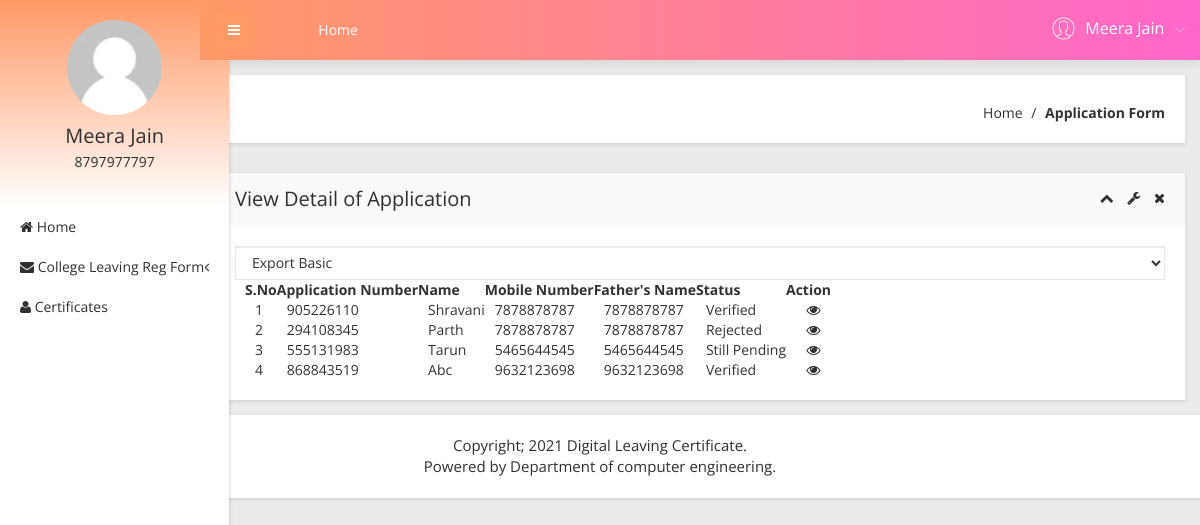
Screenshot of /view-SchoolLeavingregform.php (signed in) with the database file from the repository.
### tables this page shows
CREATE TABLE `tbluser` (
  `ID` int(10) NOT NULL,
  `FirstName` varchar(200) DEFAULT NULL,
  `LastName` varchar(200) DEFAULT NULL,
  `MobileNumber` bigint(10) DEFAULT NULL,
  `Address` mediumtext DEFAULT NULL,
  `Password` varchar(200) NOT NULL,
  `RegDate` timestamp NULL DEFAULT current_timestamp()
);

CREATE TABLE `tblapplication` (
  `ID` int(10) NOT NULL,
  `UserID` int(5) NOT NULL,
  `ApplicationID` varchar(200) DEFAULT NULL,
  `DateofSchoolLeaving` varchar(200) DEFAULT NULL,
  `Gender` varchar(50) DEFAULT NULL,
  `FullName` varchar(200) DEFAULT NULL,
  `PlaceofSchoolLeaving` varchar(200) DEFAULT NULL,
  `NameofFather` varchar(200) DEFAULT NULL,
  `PermanentAdd` mediumtext DEFAULT NULL,
  `PostalAdd` mediumtext DEFAULT NULL,
  `MobileNumber` bigint(10) DEFAULT NULL,
  `Email` varchar(200) DEFAULT NULL,
  `Dateofapply` timestamp NULL DEFAULT current_timestamp(),
  `Remark` varchar(200) DEFAULT NULL,
  `Status` varchar(50) DEFAULT NULL,
  `UpdationDate` timestamp NULL DEFAULT NULL ON UPDATE current_timestamp()
);

### view-schoolleavingregform.php (the view, shortened to what this page needs)
<?php
include('includes/dbconnection.php');
if (strlen($_SESSION['obcsuid']==0)) {
  header('location:logout.php');
  } else{
  ?>
<!doctype html>
<html class="no-js" lang="en">
<head>
    <link rel="stylesheet" href="css/bootstrap.min.css">
    <link rel="stylesheet" href="css/font-awesome.min.css">
    <link rel="stylesheet" href="css/adminpro-custon-icon.css">
    <link rel="stylesheet" href="css/meanmenu.min.css">
    <link rel="stylesheet" href="css/jquery.mCustomScrollbar.min.css">
    <link rel="stylesheet" href="css/animate.css">
    <link rel="stylesheet" href="css/data-table/bootstrap-table.css">
    <link rel="stylesheet" href="css/data-table/bootstrap-editable.css">
    <link rel="stylesheet" href="css/normalize.css">
    <link rel="stylesheet" href="css/c3.min.css">
    <link rel="stylesheet" href="style.css">
    <link rel="stylesheet" href="css/responsive.css">
</head>
<body class="materialdesign">
    <div class="wrapper-pro">
      <?php include_once('includes/sidebar.php');?>
        <?php include_once('includes/header.php');?>
            <div class="breadcome-area mg-b-30 small-dn">
                <div class="container-fluid">
                    <div class="row">
                        <div class="col-lg-12">
                            <div class="breadcome-list shadow-reset">
                                <div class="row">
                                    <div class="col-lg-12">
                                        <ul class="breadcome-menu">
                                            <li><a href="dashboard.php">Home</a> <span class="bread-slash">/</span>
                                            </li>
                                            <li><span class="bread-blod">Application Form</span>
                                            </li>
                                        </ul>
                                    </div>
                                </div>
                            </div>
                        </div>
                    </div>
                </div>
            </div>
            <div class="data-table-area mg-b-15">
                <div class="container-fluid">
                    <div class="row">
                        <div class="col-lg-12">
                            <div class="sparkline13-list shadow-reset">
                                <div class="sparkline13-hd">
                                    <div class="main-sparkline13-hd">
                                        <h1>View <span class="table-project-n">Detail of</span> Application</h1>
                                        <div class="sparkline13-outline-icon">
                                            <span class="sparkline13-collapse-link"><i class="fa fa-chevron-up"></i></span>
                                            <span><i class="fa fa-wrench"></i></span>
                                            <span class="sparkline13-collapse-close"><i class="fa fa-times"></i></span>
                                        </div>
                                    </div>
                                </div>
                                <div class="sparkline13-graph">
                                    <div class="datatable-dashv1-list custom-datatable-overright">
                                        <div id="toolbar">
                                            <select class="form-control">
                                                <option value="">Export Basic</option>
                                            </select>
                                        </div>
                                        <table id="table" data-toggle="table" data-pagination="true" data-search="true" data-show-columns="true" data-show-pagination-switch="true" data-show-refresh="true" data-key-events="true" data-show-toggle="true" data-resizable="true" data-cookie="true" data-cookie-id-table="saveId" data-show-export="true" data-click-to-select="true" data-toolbar="#toolbar">
                                            <thead>
                                                <tr>
                                                    <th data-field="state" data-checkbox="true"></th>
                                                    <th>S.No</th>
                                                    <th>Application Number</th>
                                                    <th>Name</th>
                                                    <th >Mobile Number</th>
                                                    <th>Father's Name</th>
                                                    <th>Status</th>
                                                    <th data-field="action">Action</th>
                                                </tr>
                                            </thead>
                                            <tbody>
                                              <?php
$sql="SELECT * from tblapplication";
$query = $dbh -> prepare($sql);
$query->execute();
$results=$query->fetchAll(PDO::FETCH_OBJ);
$cnt=1;
if($query->rowCount() > 0)
{
foreach($results as $row)
{               ?>
                                                <tr>
                                                    <td></td>
                                                    <td><?php echo htmlentities($cnt);?></td>
                                                    <td><?php  echo htmlentities($row->ApplicationID);?></td>
                                                    <td><?php  echo htmlentities($row->FullName);?></td>
                                                   <td><?php  echo htmlentities($row->MobileNumber);?></td>
                                                    <td><?php  echo htmlentities($row->MobileNumber);?></td>
                                                  <?php if($row->Status==""){ ?>
                     <td><?php echo "Still Pending"; ?></td>
<?php } else { ?>                  <td><?php  echo htmlentities($row->Status);?>
                  </td>
                  <?php } ?>
                                                    <td class="datatable-ct"><a href="view-application-detail.php?viewid=<?php echo htmlentities ($row->ID);?>"><i class="fa fa-eye" aria-hidden="true"></i></a>
                                                    </td>
                                                </tr>
                                             <?php $cnt=$cnt+1;}} ?>
                                            </tbody>
                                        </table>
                                    </div>
                                </div>
                            </div>
                        </div>
                    </div>
                </div>
            </div>
        </div>
    </div>
  <?php include_once('includes/footer.php');?>
</body>
</html><?php }  ?>

### includes/sidebar.php (shortened to what this page needs)
        <?php
include('includes/dbconnection.php');
if (strlen($_SESSION['obcsuid']==0)) {
  header('location:logout.php');
  } else{
  ?>
  <div class="left-sidebar-pro">
            <nav id="sidebar">
                <div class="sidebar-header">
                     <?php
$uid=$_SESSION['obcsuid'];
$sql="SELECT FirstName,LastName,MobileNumber from  tbluser where ID=:uid";
$query = $dbh -> prepare($sql);
$query->bindParam(':uid',$uid,PDO::PARAM_STR);
$query->execute();
$results=$query->fetchAll(PDO::FETCH_OBJ);
$cnt=1;
if($query->rowCount() > 0)
{
foreach($results as $row)
{               ?>
                    <a href="#"><img src="img/message/avatar.jpg" alt="" />
                    </a>
                    <h3><?php  echo $row->FirstName;?>  <?php  echo $row->LastName;?></h3>
                    <p><?php  echo $row->MobileNumber;?></p><?php $cnt=$cnt+1;}} ?>
                </div>
                <div class="left-custom-menu-adp-wrap">
                    <ul class="nav navbar-nav left-sidebar-menu-pro">
                        <li class="nav-item">
                            <a href="dashboard.php" role="button" aria-expanded="false"><i class="fa big-icon fa-home"></i> <span class="mini-dn">Home</span> </a>
                        </li>
                        <li class="nav-item"><a href="#" data-toggle="dropdown" role="button" aria-expanded="false" class="nav-link dropdown-toggle"><i class="fa big-icon fa-envelope"></i> <span class="mini-dn">College Leaving Reg Form</span> <span class="indicator-right-menu mini-dn"><i class="fa indicator-mn fa-angle-left"></i></span></a>
                        </li>
                       <li class="nav-item">
                            <a href="certificates-list.php" role="button" aria-expanded="false"><i class="fa big-icon fa-user"></i> <span class="mini-dn">Certificates</span> </a>
                        </li>
                    </ul>
                </div>
            </nav>
        </div><?php }  ?>

### includes/header.php (shortened to what this page needs)
       <?php
include('includes/dbconnection.php');
if (strlen($_SESSION['obcsuid']==0)) {
  header('location:logout.php');
  } else{
  ?>
 <div class="content-inner-all">
            <div class="header-top-area">
                <div class="fixed-header-top">
                    <div class="container-fluid">
                        <div class="row">
                            <div class="col-lg-1 col-md-6 col-sm-6 col-xs-12">
                                <button type="button" id="sidebarCollapse" class="btn bar-button-pro header-drl-controller-btn btn-info navbar-btn">
                                    <i class="fa fa-bars"></i>
                                </button>
                            </div>
                            <div class="col-lg-6 col-md-1 col-sm-1 col-xs-12">
                                <div class="header-top-menu tabl-d-n">
                                    <ul class="nav navbar-nav mai-top-nav">
                                        <li class="nav-item"><a href="dashboard.php" class="nav-link">Home</a>
                                        </li>
                                    </ul>
                                </div>
                            </div>
                            <div class="col-lg-5 col-md-5 col-sm-6 col-xs-12">
                                <div class="header-right-info">
                                    <ul class="nav navbar-nav mai-top-nav header-right-menu">
                                <?php
$uid=$_SESSION['obcsuid'];
$sql="SELECT FirstName,LastName,MobileNumber from  tbluser where ID=:uid";
$query = $dbh -> prepare($sql);
$query->bindParam(':uid',$uid,PDO::PARAM_STR);
$query->execute();
$results=$query->fetchAll(PDO::FETCH_OBJ);
$cnt=1;
if($query->rowCount() > 0)
{
foreach($results as $row)
{               ?>
                                        <li class="nav-item">
                                            <a href="#" data-toggle="dropdown" role="button" aria-expanded="false" class="nav-link dropdown-toggle">
                                                <span class="adminpro-icon adminpro-user-rounded header-riht-inf"></span>
                                                <span class="admin-name"><?php  echo $row->FirstName;?>  <?php  echo $row->LastName;?> </span>
                                                <span class="author-project-icon adminpro-icon adminpro-down-arrow"></span><?php $cnt=$cnt+1;}} ?>
                                            </a>
                                        </li>
                                    </ul>
                                </div>
                            </div>
                        </div>
                    </div>
                </div>
            </div><?php }  ?>

### rows the page displays
tbluser: FirstName "Meera", LastName "Jain", MobileNumber "8797977797"
tblapplication: ApplicationID "905226110", FullName "Shravani", MobileNumber "7878878787", Status "Verified"
tblapplication: ApplicationID "294108345", FullName "Parth", MobileNumber "7878878787", Status "Rejected"
tblapplication: ApplicationID "555131983", FullName "Tarun", MobileNumber "5465644545", shows "Still Pending"
tblapplication: ApplicationID "868843519", FullName "Abc", MobileNumber "9632123698", Status "Verified"
